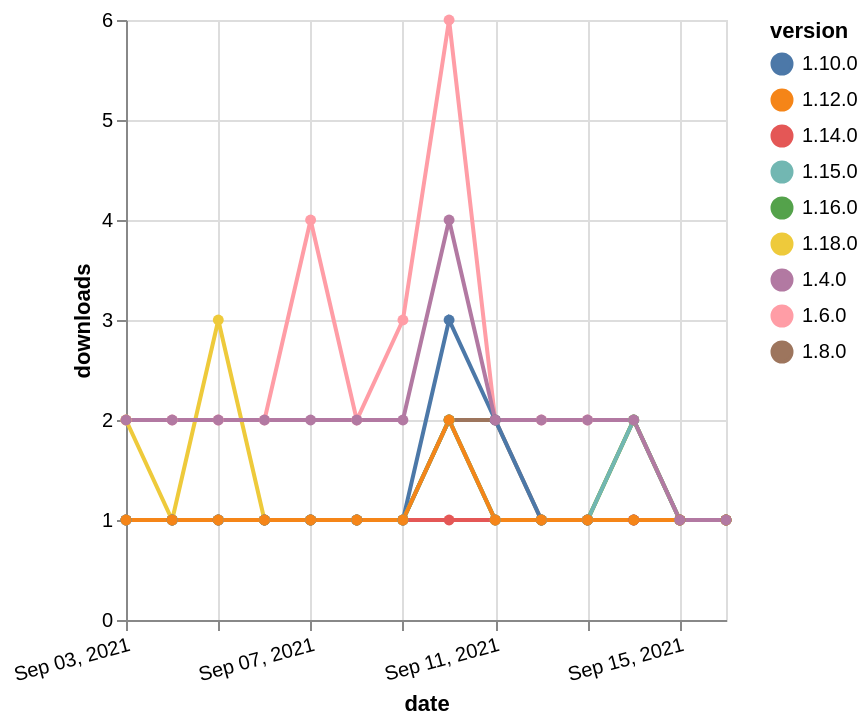

Source (Vega-Lite JSON):
### Vega-Lite specification from a JSON file in a GitHub repository (floating-point values rounded to 4 significant figures)
{"$schema": "https://vega.github.io/schema/vega-lite/v5.json", "description": "A simple bar chart with embedded data.", "data": {"values": [{"date": "2021-09-03", "total": 2487, "delta": 2, "version": "1.6.0"}, {"date": "2021-09-04", "total": 2489, "delta": 2, "version": "1.6.0"}, {"date": "2021-09-05", "total": 2491, "delta": 2, "version": "1.6.0"}, {"date": "2021-09-06", "total": 2493, "delta": 2, "version": "1.6.0"}, {"date": "2021-09-07", "total": 2497, "delta": 4, "version": "1.6.0"}, {"date": "2021-09-08", "total": 2499, "delta": 2, "version": "1.6.0"}, {"date": "2021-09-09", "total": 2502, "delta": 3, "version": "1.6.0"}, {"date": "2021-09-10", "total": 2508, "delta": 6, "version": "1.6.0"}, {"date": "2021-09-11", "total": 2510, "delta": 2, "version": "1.6.0"}, {"date": "2021-09-12", "total": 2512, "delta": 2, "version": "1.6.0"}, {"date": "2021-09-13", "total": 2514, "delta": 2, "version": "1.6.0"}, {"date": "2021-09-14", "total": 2516, "delta": 2, "version": "1.6.0"}, {"date": "2021-09-15", "total": 2517, "delta": 1, "version": "1.6.0"}, {"date": "2021-09-16", "total": 2518, "delta": 1, "version": "1.6.0"}, {"date": "2021-09-03", "total": 115, "delta": 2, "version": "1.18.0"}, {"date": "2021-09-04", "total": 116, "delta": 1, "version": "1.18.0"}, {"date": "2021-09-05", "total": 119, "delta": 3, "version": "1.18.0"}, {"date": "2021-09-06", "total": 120, "delta": 1, "version": "1.18.0"}, {"date": "2021-09-07", "total": 121, "delta": 1, "version": "1.18.0"}, {"date": "2021-09-08", "total": 122, "delta": 1, "version": "1.18.0"}, {"date": "2021-09-09", "total": 123, "delta": 1, "version": "1.18.0"}, {"date": "2021-09-10", "total": 125, "delta": 2, "version": "1.18.0"}, {"date": "2021-09-11", "total": 126, "delta": 1, "version": "1.18.0"}, {"date": "2021-09-12", "total": 127, "delta": 1, "version": "1.18.0"}, {"date": "2021-09-13", "total": 128, "delta": 1, "version": "1.18.0"}, {"date": "2021-09-14", "total": 130, "delta": 2, "version": "1.18.0"}, {"date": "2021-09-15", "total": 131, "delta": 1, "version": "1.18.0"}, {"date": "2021-09-16", "total": 132, "delta": 1, "version": "1.18.0"}, {"date": "2021-09-03", "total": 233, "delta": 1, "version": "1.8.0"}, {"date": "2021-09-04", "total": 234, "delta": 1, "version": "1.8.0"}, {"date": "2021-09-05", "total": 235, "delta": 1, "version": "1.8.0"}, {"date": "2021-09-06", "total": 236, "delta": 1, "version": "1.8.0"}, {"date": "2021-09-07", "total": 237, "delta": 1, "version": "1.8.0"}, {"date": "2021-09-08", "total": 238, "delta": 1, "version": "1.8.0"}, {"date": "2021-09-09", "total": 239, "delta": 1, "version": "1.8.0"}, {"date": "2021-09-10", "total": 241, "delta": 2, "version": "1.8.0"}, {"date": "2021-09-11", "total": 243, "delta": 2, "version": "1.8.0"}, {"date": "2021-09-12", "total": 244, "delta": 1, "version": "1.8.0"}, {"date": "2021-09-13", "total": 245, "delta": 1, "version": "1.8.0"}, {"date": "2021-09-14", "total": 246, "delta": 1, "version": "1.8.0"}, {"date": "2021-09-15", "total": 247, "delta": 1, "version": "1.8.0"}, {"date": "2021-09-16", "total": 248, "delta": 1, "version": "1.8.0"}, {"date": "2021-09-03", "total": 307, "delta": 1, "version": "1.10.0"}, {"date": "2021-09-04", "total": 308, "delta": 1, "version": "1.10.0"}, {"date": "2021-09-05", "total": 309, "delta": 1, "version": "1.10.0"}, {"date": "2021-09-06", "total": 310, "delta": 1, "version": "1.10.0"}, {"date": "2021-09-07", "total": 311, "delta": 1, "version": "1.10.0"}, {"date": "2021-09-08", "total": 312, "delta": 1, "version": "1.10.0"}, {"date": "2021-09-09", "total": 313, "delta": 1, "version": "1.10.0"}, {"date": "2021-09-10", "total": 316, "delta": 3, "version": "1.10.0"}, {"date": "2021-09-11", "total": 318, "delta": 2, "version": "1.10.0"}, {"date": "2021-09-12", "total": 319, "delta": 1, "version": "1.10.0"}, {"date": "2021-09-13", "total": 320, "delta": 1, "version": "1.10.0"}, {"date": "2021-09-14", "total": 321, "delta": 1, "version": "1.10.0"}, {"date": "2021-09-15", "total": 322, "delta": 1, "version": "1.10.0"}, {"date": "2021-09-16", "total": 323, "delta": 1, "version": "1.10.0"}, {"date": "2021-09-03", "total": 170, "delta": 1, "version": "1.16.0"}, {"date": "2021-09-04", "total": 171, "delta": 1, "version": "1.16.0"}, {"date": "2021-09-05", "total": 172, "delta": 1, "version": "1.16.0"}, {"date": "2021-09-06", "total": 173, "delta": 1, "version": "1.16.0"}, {"date": "2021-09-07", "total": 174, "delta": 1, "version": "1.16.0"}, {"date": "2021-09-08", "total": 175, "delta": 1, "version": "1.16.0"}, {"date": "2021-09-09", "total": 176, "delta": 1, "version": "1.16.0"}, {"date": "2021-09-10", "total": 178, "delta": 2, "version": "1.16.0"}, {"date": "2021-09-11", "total": 179, "delta": 1, "version": "1.16.0"}, {"date": "2021-09-12", "total": 180, "delta": 1, "version": "1.16.0"}, {"date": "2021-09-13", "total": 181, "delta": 1, "version": "1.16.0"}, {"date": "2021-09-14", "total": 183, "delta": 2, "version": "1.16.0"}, {"date": "2021-09-15", "total": 184, "delta": 1, "version": "1.16.0"}, {"date": "2021-09-16", "total": 185, "delta": 1, "version": "1.16.0"}, {"date": "2021-09-03", "total": 164, "delta": 1, "version": "1.14.0"}, {"date": "2021-09-04", "total": 165, "delta": 1, "version": "1.14.0"}, {"date": "2021-09-05", "total": 166, "delta": 1, "version": "1.14.0"}, {"date": "2021-09-06", "total": 167, "delta": 1, "version": "1.14.0"}, {"date": "2021-09-07", "total": 168, "delta": 1, "version": "1.14.0"}, {"date": "2021-09-08", "total": 169, "delta": 1, "version": "1.14.0"}, {"date": "2021-09-09", "total": 170, "delta": 1, "version": "1.14.0"}, {"date": "2021-09-10", "total": 171, "delta": 1, "version": "1.14.0"}, {"date": "2021-09-11", "total": 172, "delta": 1, "version": "1.14.0"}, {"date": "2021-09-12", "total": 173, "delta": 1, "version": "1.14.0"}, {"date": "2021-09-13", "total": 174, "delta": 1, "version": "1.14.0"}, {"date": "2021-09-14", "total": 175, "delta": 1, "version": "1.14.0"}, {"date": "2021-09-15", "total": 176, "delta": 1, "version": "1.14.0"}, {"date": "2021-09-16", "total": 177, "delta": 1, "version": "1.14.0"}, {"date": "2021-09-03", "total": 145, "delta": 1, "version": "1.15.0"}, {"date": "2021-09-04", "total": 146, "delta": 1, "version": "1.15.0"}, {"date": "2021-09-05", "total": 147, "delta": 1, "version": "1.15.0"}, {"date": "2021-09-06", "total": 148, "delta": 1, "version": "1.15.0"}, {"date": "2021-09-07", "total": 149, "delta": 1, "version": "1.15.0"}, {"date": "2021-09-08", "total": 150, "delta": 1, "version": "1.15.0"}, {"date": "2021-09-09", "total": 151, "delta": 1, "version": "1.15.0"}, {"date": "2021-09-10", "total": 153, "delta": 2, "version": "1.15.0"}, {"date": "2021-09-11", "total": 154, "delta": 1, "version": "1.15.0"}, {"date": "2021-09-12", "total": 155, "delta": 1, "version": "1.15.0"}, {"date": "2021-09-13", "total": 156, "delta": 1, "version": "1.15.0"}, {"date": "2021-09-14", "total": 158, "delta": 2, "version": "1.15.0"}, {"date": "2021-09-15", "total": 159, "delta": 1, "version": "1.15.0"}, {"date": "2021-09-16", "total": 160, "delta": 1, "version": "1.15.0"}, {"date": "2021-09-03", "total": 183, "delta": 1, "version": "1.12.0"}, {"date": "2021-09-04", "total": 184, "delta": 1, "version": "1.12.0"}, {"date": "2021-09-05", "total": 185, "delta": 1, "version": "1.12.0"}, {"date": "2021-09-06", "total": 186, "delta": 1, "version": "1.12.0"}, {"date": "2021-09-07", "total": 187, "delta": 1, "version": "1.12.0"}, {"date": "2021-09-08", "total": 188, "delta": 1, "version": "1.12.0"}, {"date": "2021-09-09", "total": 189, "delta": 1, "version": "1.12.0"}, {"date": "2021-09-10", "total": 191, "delta": 2, "version": "1.12.0"}, {"date": "2021-09-11", "total": 192, "delta": 1, "version": "1.12.0"}, {"date": "2021-09-12", "total": 193, "delta": 1, "version": "1.12.0"}, {"date": "2021-09-13", "total": 194, "delta": 1, "version": "1.12.0"}, {"date": "2021-09-14", "total": 195, "delta": 1, "version": "1.12.0"}, {"date": "2021-09-15", "total": 196, "delta": 1, "version": "1.12.0"}, {"date": "2021-09-16", "total": 197, "delta": 1, "version": "1.12.0"}, {"date": "2021-09-03", "total": 2302, "delta": 2, "version": "1.4.0"}, {"date": "2021-09-04", "total": 2304, "delta": 2, "version": "1.4.0"}, {"date": "2021-09-05", "total": 2306, "delta": 2, "version": "1.4.0"}, {"date": "2021-09-06", "total": 2308, "delta": 2, "version": "1.4.0"}, {"date": "2021-09-07", "total": 2310, "delta": 2, "version": "1.4.0"}, {"date": "2021-09-08", "total": 2312, "delta": 2, "version": "1.4.0"}, {"date": "2021-09-09", "total": 2314, "delta": 2, "version": "1.4.0"}, {"date": "2021-09-10", "total": 2318, "delta": 4, "version": "1.4.0"}, {"date": "2021-09-11", "total": 2320, "delta": 2, "version": "1.4.0"}, {"date": "2021-09-12", "total": 2322, "delta": 2, "version": "1.4.0"}, {"date": "2021-09-13", "total": 2324, "delta": 2, "version": "1.4.0"}, {"date": "2021-09-14", "total": 2326, "delta": 2, "version": "1.4.0"}, {"date": "2021-09-15", "total": 2327, "delta": 1, "version": "1.4.0"}, {"date": "2021-09-16", "total": 2328, "delta": 1, "version": "1.4.0"}]}, "width": "container", "mark": {"type": "line", "point": {"filled": true}}, "encoding": {"x": {"field": "date", "type": "temporal", "timeUnit": "yearmonthdate", "title": "date", "axis": {"labelAngle": -15}}, "y": {"field": "delta", "type": "quantitative", "title": "downloads"}, "color": {"field": "version", "type": "nominal"}, "tooltip": {"field": "delta"}}}
